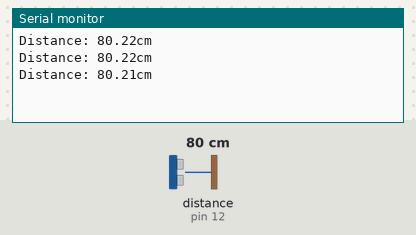
Bench run of a sketch on a simulated Arduino Mega 2560, built with avr-gcc and run on an emulated ATmega2560. Parts: the last lines printed to the serial monitor. Wiring (inferred from the names in the program): ultrasonic range finder: trigger pin 11; echo pin 12. Inputs (shaded band) come from the test bench; at power-on: distance to the obstacle (sensor on pin 12) 80 cm. The echo pulse lasts 58.3 µs per cm.

Above: at 1.3 s.
1.4 s: distance to the obstacle (sensor on pin 12) set to 2 cm
At 1.9 s:
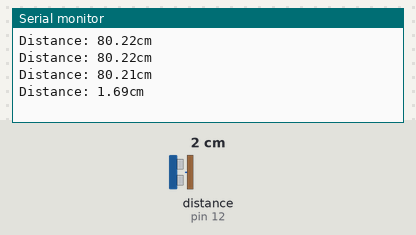
2.9 s: distance to the obstacle (sensor on pin 12) set to 4 cm
At 3.4 s:
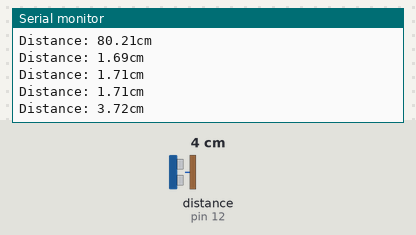
Timing chart, 0 to 5.9 s (numbered marks = the images above; inputs shaded):
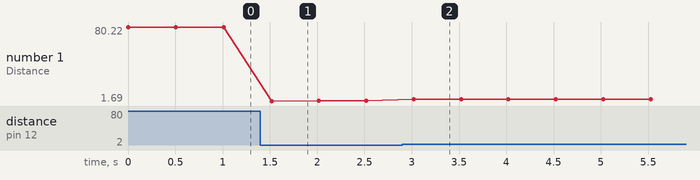

The sketch:

SRF05_test1.ino
```cpp
/*
SRF05_test1 - Print the distance from the ultrasonic sensor to the nearest obstacle

Connections:
 SRF05 -> Arduino Mega 2560
 Vcc - 5V
 GND - GND
 TRIG - 11
 ECHO - 12
*/

#define TRIG 11 // the SRF05 Trig pin
#define ECHO 12 // the SRF05 Echo pin
unsigned long pulseTime;

void setup() {
  pinMode(TRIG,OUTPUT);
  pinMode(ECHO,INPUT);
  Serial.begin(9600);
}

float measurement(){
  digitalWrite(TRIG,HIGH);
  delayMicroseconds(10);
  digitalWrite(TRIG,LOW);
  // wait for the pulse to return. The pulse
  // goes from low to HIGH to low, so we specify
  // that we want a HIGH-going pulse below:
  pulseTime = pulseIn(ECHO,HIGH);
  return pulseTime / 58.00;
}

void loop() {
  Serial.print("Distance: ");
  Serial.print(measurement());
  Serial.println("cm");
  delay(500);
}
```

Measured:
- after the input at 1.4 s, the serial monitor: prints a new line after 0.12 s (image 1)
- after the input at 2.9 s, the serial monitor: prints a new line after 0.12 s (image 2)
- plotted number 1: 80.21 → 1.71 after the input at 1.4 s, 1.71 → 3.72 after the input at 2.9 s
